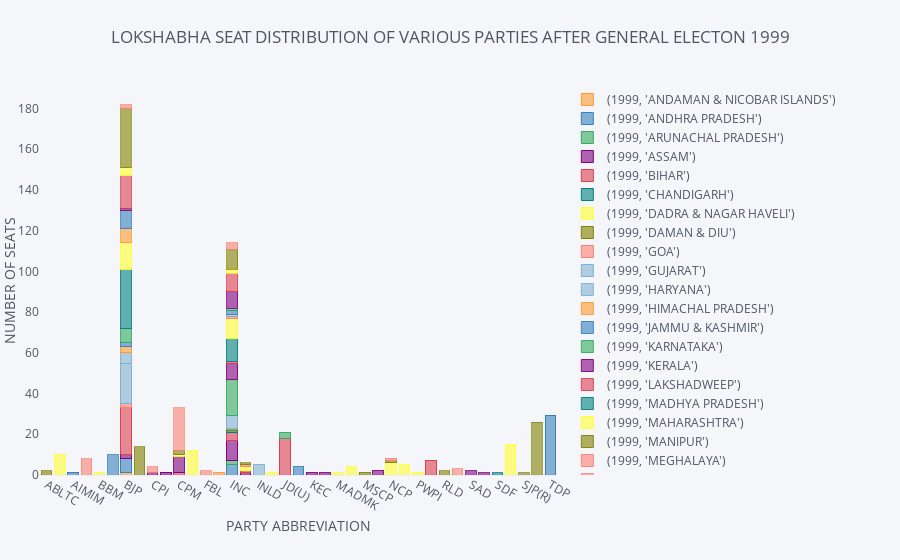

The cell this chart's notebook holds for it:
### Code cell
p.unstack(level=0).iplot(kind='bar',barmode='stack', subplots=False,width=700,margin=(40,40,85,85),yTitle='NUMBER OF SEATS',xTitle='PARTY ABBREVIATION',zTitle='STATES',title="LOKSHABHA SEAT DISTRIBUTION OF VARIOUS PARTIES AFTER GENERAL ELECTON 1999",showgrid=False)

### Figure 1 — Plotly figure (JSON) as saved in the notebook; plotly's stock layout.template omitted (floating-point values rounded to 4 significant figures)
{"data": [{"marker": {"color": "rgba(255, 153, 51, 0.6)", "line": {"color": "rgba(255, 153, 51, 1.0)", "width": 1}}, "name": "(1999, 'ANDAMAN & NICOBAR ISLANDS')", "orientation": "v", "text": "", "type": "bar", "x": ["ABLTC", "ADMK", "AIMIM", "AITC", "BBM", "BJD", "BJP", "BSP", "CPI", "CPI(ML)(L)", "CPM", "DMK", "FBL", "HVC", "INC", "IND", "INLD", "JD(S)", "JD(U)", "JKN", "KEC", "KEC(M)", "MADMK", "MDMK", "MSCP", "MUL", "NCP", "PMK", "PWPI", "RJD", "RLD", "RSP", "SAD", "SAD(M)", "SDF", "SHS", "SJP(R)", "SP", "TDP"], "y": ["", "", "", "", "", "", 1, "", "", "", "", "", "", "", "", "", "", "", "", "", "", "", "", "", "", "", "", "", "", "", "", "", "", "", "", "", "", "", ""]}, {"marker": {"color": "rgba(55, 128, 191, 0.6)", "line": {"color": "rgba(55, 128, 191, 1.0)", "width": 1}}, "name": "(1999, 'ANDHRA PRADESH')", "orientation": "v", "text": "", "type": "bar", "x": ["ABLTC", "ADMK", "AIMIM", "AITC", "BBM", "BJD", "BJP", "BSP", "CPI", "CPI(ML)(L)", "CPM", "DMK", "FBL", "HVC", "INC", "IND", "INLD", "JD(S)", "JD(U)", "JKN", "KEC", "KEC(M)", "MADMK", "MDMK", "MSCP", "MUL", "NCP", "PMK", "PWPI", "RJD", "RLD", "RSP", "SAD", "SAD(M)", "SDF", "SHS", "SJP(R)", "SP", "TDP"], "y": ["", "", 1, "", "", "", 7, "", "", "", "", "", "", "", 5, "", "", "", "", "", "", "", "", "", "", "", "", "", "", "", "", "", "", "", "", "", "", "", 29]}, {"marker": {"color": "rgba(50, 171, 96, 0.6)", "line": {"color": "rgba(50, 171, 96, 1.0)", "width": 1}}, "name": "(1999, 'ARUNACHAL PRADESH')", "orientation": "v", "text": "", "type": "bar", "x": ["ABLTC", "ADMK", "AIMIM", "AITC", "BBM", "BJD", "BJP", "BSP", "CPI", "CPI(ML)(L)", "CPM", "DMK", "FBL", "HVC", "INC", "IND", "INLD", "JD(S)", "JD(U)", "JKN", "KEC", "KEC(M)", "MADMK", "MDMK", "MSCP", "MUL", "NCP", "PMK", "PWPI", "RJD", "RLD", "RSP", "SAD", "SAD(M)", "SDF", "SHS", "SJP(R)", "SP", "TDP"], "y": ["", "", "", "", "", "", "", "", "", "", "", "", "", "", 2, "", "", "", "", "", "", "", "", "", "", "", "", "", "", "", "", "", "", "", "", "", "", "", ""]}, {"marker": {"color": "rgba(128, 0, 128, 0.6)", "line": {"color": "rgba(128, 0, 128, 1.0)", "width": 1}}, "name": "(1999, 'ASSAM')", "orientation": "v", "text": "", "type": "bar", "x": ["ABLTC", "ADMK", "AIMIM", "AITC", "BBM", "BJD", "BJP", "BSP", "CPI", "CPI(ML)(L)", "CPM", "DMK", "FBL", "HVC", "INC", "IND", "INLD", "JD(S)", "JD(U)", "JKN", "KEC", "KEC(M)", "MADMK", "MDMK", "MSCP", "MUL", "NCP", "PMK", "PWPI", "RJD", "RLD", "RSP", "SAD", "SAD(M)", "SDF", "SHS", "SJP(R)", "SP", "TDP"], "y": ["", "", "", "", "", "", 2, "", "", 1, "", "", "", "", 10, 1, "", "", "", "", "", "", "", "", "", "", "", "", "", "", "", "", "", "", "", "", "", "", ""]}, {"marker": {"color": "rgba(219, 64, 82, 0.6)", "line": {"color": "rgba(219, 64, 82, 1.0)", "width": 1}}, "name": "(1999, 'BIHAR')", "orientation": "v", "text": "", "type": "bar", "x": ["ABLTC", "ADMK", "AIMIM", "AITC", "BBM", "BJD", "BJP", "BSP", "CPI", "CPI(ML)(L)", "CPM", "DMK", "FBL", "HVC", "INC", "IND", "INLD", "JD(S)", "JD(U)", "JKN", "KEC", "KEC(M)", "MADMK", "MDMK", "MSCP", "MUL", "NCP", "PMK", "PWPI", "RJD", "RLD", "RSP", "SAD", "SAD(M)", "SDF", "SHS", "SJP(R)", "SP", "TDP"], "y": ["", "", "", "", "", "", 23, "", "", "", 1, "", "", "", 4, 1, "", "", 18, "", "", "", "", "", "", "", "", "", "", 7, "", "", "", "", "", "", "", "", ""]}, {"marker": {"color": "rgba(0, 128, 128, 0.6)", "line": {"color": "rgba(0, 128, 128, 1.0)", "width": 1}}, "name": "(1999, 'CHANDIGARH')", "orientation": "v", "text": "", "type": "bar", "x": ["ABLTC", "ADMK", "AIMIM", "AITC", "BBM", "BJD", "BJP", "BSP", "CPI", "CPI(ML)(L)", "CPM", "DMK", "FBL", "HVC", "INC", "IND", "INLD", "JD(S)", "JD(U)", "JKN", "KEC", "KEC(M)", "MADMK", "MDMK", "MSCP", "MUL", "NCP", "PMK", "PWPI", "RJD", "RLD", "RSP", "SAD", "SAD(M)", "SDF", "SHS", "SJP(R)", "SP", "TDP"], "y": ["", "", "", "", "", "", "", "", "", "", "", "", "", "", 1, "", "", "", "", "", "", "", "", "", "", "", "", "", "", "", "", "", "", "", "", "", "", "", ""]}, {"marker": {"color": "rgba(255, 255, 51, 0.6)", "line": {"color": "rgba(255, 255, 51, 1.0)", "width": 1}}, "name": "(1999, 'DADRA & NAGAR HAVELI')", "orientation": "v", "text": "", "type": "bar", "x": ["ABLTC", "ADMK", "AIMIM", "AITC", "BBM", "BJD", "BJP", "BSP", "CPI", "CPI(ML)(L)", "CPM", "DMK", "FBL", "HVC", "INC", "IND", "INLD", "JD(S)", "JD(U)", "JKN", "KEC", "KEC(M)", "MADMK", "MDMK", "MSCP", "MUL", "NCP", "PMK", "PWPI", "RJD", "RLD", "RSP", "SAD", "SAD(M)", "SDF", "SHS", "SJP(R)", "SP", "TDP"], "y": ["", "", "", "", "", "", "", "", "", "", "", "", "", "", "", 1, "", "", "", "", "", "", "", "", "", "", "", "", "", "", "", "", "", "", "", "", "", "", ""]}, {"marker": {"color": "rgba(128, 128, 0, 0.6)", "line": {"color": "rgba(128, 128, 0, 1.0)", "width": 1}}, "name": "(1999, 'DAMAN & DIU')", "orientation": "v", "text": "", "type": "bar", "x": ["ABLTC", "ADMK", "AIMIM", "AITC", "BBM", "BJD", "BJP", "BSP", "CPI", "CPI(ML)(L)", "CPM", "DMK", "FBL", "HVC", "INC", "IND", "INLD", "JD(S)", "JD(U)", "JKN", "KEC", "KEC(M)", "MADMK", "MDMK", "MSCP", "MUL", "NCP", "PMK", "PWPI", "RJD", "RLD", "RSP", "SAD", "SAD(M)", "SDF", "SHS", "SJP(R)", "SP", "TDP"], "y": ["", "", "", "", "", "", "", "", "", "", "", "", "", "", 1, "", "", "", "", "", "", "", "", "", "", "", "", "", "", "", "", "", "", "", "", "", "", "", ""]}, {"marker": {"color": "rgba(251, 128, 114, 0.6)", "line": {"color": "rgba(251, 128, 114, 1.0)", "width": 1}}, "name": "(1999, 'GOA')", "orientation": "v", "text": "", "type": "bar", "x": ["ABLTC", "ADMK", "AIMIM", "AITC", "BBM", "BJD", "BJP", "BSP", "CPI", "CPI(ML)(L)", "CPM", "DMK", "FBL", "HVC", "INC", "IND", "INLD", "JD(S)", "JD(U)", "JKN", "KEC", "KEC(M)", "MADMK", "MDMK", "MSCP", "MUL", "NCP", "PMK", "PWPI", "RJD", "RLD", "RSP", "SAD", "SAD(M)", "SDF", "SHS", "SJP(R)", "SP", "TDP"], "y": ["", "", "", "", "", "", 2, "", "", "", "", "", "", "", "", "", "", "", "", "", "", "", "", "", "", "", "", "", "", "", "", "", "", "", "", "", "", "", ""]}, {"marker": {"color": "rgba(128, 177, 211, 0.6)", "line": {"color": "rgba(128, 177, 211, 1.0)", "width": 1}}, "name": "(1999, 'GUJARAT')", "orientation": "v", "text": "", "type": "bar", "x": ["ABLTC", "ADMK", "AIMIM", "AITC", "BBM", "BJD", "BJP", "BSP", "CPI", "CPI(ML)(L)", "CPM", "DMK", "FBL", "HVC", "INC", "IND", "INLD", "JD(S)", "JD(U)", "JKN", "KEC", "KEC(M)", "MADMK", "MDMK", "MSCP", "MUL", "NCP", "PMK", "PWPI", "RJD", "RLD", "RSP", "SAD", "SAD(M)", "SDF", "SHS", "SJP(R)", "SP", "TDP"], "y": ["", "", "", "", "", "", 20, "", "", "", "", "", "", "", 6, "", "", "", "", "", "", "", "", "", "", "", "", "", "", "", "", "", "", "", "", "", "", "", ""]}, {"marker": {"color": "rgba(128, 177, 211, 0.6)", "line": {"color": "rgba(128, 177, 211, 0.89999999999999991)", "width": 1}}, "name": "(1999, 'HARYANA')", "orientation": "v", "text": "", "type": "bar", "x": ["ABLTC", "ADMK", "AIMIM", "AITC", "BBM", "BJD", "BJP", "BSP", "CPI", "CPI(ML)(L)", "CPM", "DMK", "FBL", "HVC", "INC", "IND", "INLD", "JD(S)", "JD(U)", "JKN", "KEC", "KEC(M)", "MADMK", "MDMK", "MSCP", "MUL", "NCP", "PMK", "PWPI", "RJD", "RLD", "RSP", "SAD", "SAD(M)", "SDF", "SHS", "SJP(R)", "SP", "TDP"], "y": ["", "", "", "", "", "", 5, "", "", "", "", "", "", "", "", "", 5, "", "", "", "", "", "", "", "", "", "", "", "", "", "", "", "", "", "", "", "", "", ""]}, {"marker": {"color": "rgba(255, 153, 51, 0.6)", "line": {"color": "rgba(255, 153, 51, 0.89999999999999991)", "width": 1}}, "name": "(1999, 'HIMACHAL PRADESH')", "orientation": "v", "text": "", "type": "bar", "x": ["ABLTC", "ADMK", "AIMIM", "AITC", "BBM", "BJD", "BJP", "BSP", "CPI", "CPI(ML)(L)", "CPM", "DMK", "FBL", "HVC", "INC", "IND", "INLD", "JD(S)", "JD(U)", "JKN", "KEC", "KEC(M)", "MADMK", "MDMK", "MSCP", "MUL", "NCP", "PMK", "PWPI", "RJD", "RLD", "RSP", "SAD", "SAD(M)", "SDF", "SHS", "SJP(R)", "SP", "TDP"], "y": ["", "", "", "", "", "", 3, "", "", "", "", "", "", 1, "", "", "", "", "", "", "", "", "", "", "", "", "", "", "", "", "", "", "", "", "", "", "", "", ""]}, {"marker": {"color": "rgba(55, 128, 191, 0.6)", "line": {"color": "rgba(55, 128, 191, 0.89999999999999991)", "width": 1}}, "name": "(1999, 'JAMMU & KASHMIR')", "orientation": "v", "text": "", "type": "bar", "x": ["ABLTC", "ADMK", "AIMIM", "AITC", "BBM", "BJD", "BJP", "BSP", "CPI", "CPI(ML)(L)", "CPM", "DMK", "FBL", "HVC", "INC", "IND", "INLD", "JD(S)", "JD(U)", "JKN", "KEC", "KEC(M)", "MADMK", "MDMK", "MSCP", "MUL", "NCP", "PMK", "PWPI", "RJD", "RLD", "RSP", "SAD", "SAD(M)", "SDF", "SHS", "SJP(R)", "SP", "TDP"], "y": ["", "", "", "", "", "", 2, "", "", "", "", "", "", "", "", "", "", "", "", 4, "", "", "", "", "", "", "", "", "", "", "", "", "", "", "", "", "", "", ""]}, {"marker": {"color": "rgba(50, 171, 96, 0.6)", "line": {"color": "rgba(50, 171, 96, 0.89999999999999991)", "width": 1}}, "name": "(1999, 'KARNATAKA')", "orientation": "v", "text": "", "type": "bar", "x": ["ABLTC", "ADMK", "AIMIM", "AITC", "BBM", "BJD", "BJP", "BSP", "CPI", "CPI(ML)(L)", "CPM", "DMK", "FBL", "HVC", "INC", "IND", "INLD", "JD(S)", "JD(U)", "JKN", "KEC", "KEC(M)", "MADMK", "MDMK", "MSCP", "MUL", "NCP", "PMK", "PWPI", "RJD", "RLD", "RSP", "SAD", "SAD(M)", "SDF", "SHS", "SJP(R)", "SP", "TDP"], "y": ["", "", "", "", "", "", 7, "", "", "", "", "", "", "", 18, "", "", "", 3, "", "", "", "", "", "", "", "", "", "", "", "", "", "", "", "", "", "", "", ""]}, {"marker": {"color": "rgba(128, 0, 128, 0.6)", "line": {"color": "rgba(128, 0, 128, 0.89999999999999991)", "width": 1}}, "name": "(1999, 'KERALA')", "orientation": "v", "text": "", "type": "bar", "x": ["ABLTC", "ADMK", "AIMIM", "AITC", "BBM", "BJD", "BJP", "BSP", "CPI", "CPI(ML)(L)", "CPM", "DMK", "FBL", "HVC", "INC", "IND", "INLD", "JD(S)", "JD(U)", "JKN", "KEC", "KEC(M)", "MADMK", "MDMK", "MSCP", "MUL", "NCP", "PMK", "PWPI", "RJD", "RLD", "RSP", "SAD", "SAD(M)", "SDF", "SHS", "SJP(R)", "SP", "TDP"], "y": ["", "", "", "", "", "", "", "", "", "", 8, "", "", "", 8, "", "", "", "", "", 1, 1, "", "", "", 2, "", "", "", "", "", "", "", "", "", "", "", "", ""]}, {"marker": {"color": "rgba(219, 64, 82, 0.6)", "line": {"color": "rgba(219, 64, 82, 0.89999999999999991)", "width": 1}}, "name": "(1999, 'LAKSHADWEEP')", "orientation": "v", "text": "", "type": "bar", "x": ["ABLTC", "ADMK", "AIMIM", "AITC", "BBM", "BJD", "BJP", "BSP", "CPI", "CPI(ML)(L)", "CPM", "DMK", "FBL", "HVC", "INC", "IND", "INLD", "JD(S)", "JD(U)", "JKN", "KEC", "KEC(M)", "MADMK", "MDMK", "MSCP", "MUL", "NCP", "PMK", "PWPI", "RJD", "RLD", "RSP", "SAD", "SAD(M)", "SDF", "SHS", "SJP(R)", "SP", "TDP"], "y": ["", "", "", "", "", "", "", "", "", "", "", "", "", "", 1, "", "", "", "", "", "", "", "", "", "", "", "", "", "", "", "", "", "", "", "", "", "", "", ""]}, {"marker": {"color": "rgba(0, 128, 128, 0.6)", "line": {"color": "rgba(0, 128, 128, 0.89999999999999991)", "width": 1}}, "name": "(1999, 'MADHYA PRADESH')", "orientation": "v", "text": "", "type": "bar", "x": ["ABLTC", "ADMK", "AIMIM", "AITC", "BBM", "BJD", "BJP", "BSP", "CPI", "CPI(ML)(L)", "CPM", "DMK", "FBL", "HVC", "INC", "IND", "INLD", "JD(S)", "JD(U)", "JKN", "KEC", "KEC(M)", "MADMK", "MDMK", "MSCP", "MUL", "NCP", "PMK", "PWPI", "RJD", "RLD", "RSP", "SAD", "SAD(M)", "SDF", "SHS", "SJP(R)", "SP", "TDP"], "y": ["", "", "", "", "", "", 29, "", "", "", "", "", "", "", 11, "", "", "", "", "", "", "", "", "", "", "", "", "", "", "", "", "", "", "", "", "", "", "", ""]}, {"marker": {"color": "rgba(255, 255, 51, 0.6)", "line": {"color": "rgba(255, 255, 51, 0.89999999999999991)", "width": 1}}, "name": "(1999, 'MAHARASHTRA')", "orientation": "v", "text": "", "type": "bar", "x": ["ABLTC", "ADMK", "AIMIM", "AITC", "BBM", "BJD", "BJP", "BSP", "CPI", "CPI(ML)(L)", "CPM", "DMK", "FBL", "HVC", "INC", "IND", "INLD", "JD(S)", "JD(U)", "JKN", "KEC", "KEC(M)", "MADMK", "MDMK", "MSCP", "MUL", "NCP", "PMK", "PWPI", "RJD", "RLD", "RSP", "SAD", "SAD(M)", "SDF", "SHS", "SJP(R)", "SP", "TDP"], "y": ["", "", "", "", 1, "", 13, "", "", "", "", "", "", "", 10, 1, "", 1, "", "", "", "", "", "", "", "", 6, "", 1, "", "", "", "", "", "", 15, "", "", ""]}, {"marker": {"color": "rgba(128, 128, 0, 0.6)", "line": {"color": "rgba(128, 128, 0, 0.89999999999999991)", "width": 1}}, "name": "(1999, 'MANIPUR')", "orientation": "v", "text": "", "type": "bar", "x": ["ABLTC", "ADMK", "AIMIM", "AITC", "BBM", "BJD", "BJP", "BSP", "CPI", "CPI(ML)(L)", "CPM", "DMK", "FBL", "HVC", "INC", "IND", "INLD", "JD(S)", "JD(U)", "JKN", "KEC", "KEC(M)", "MADMK", "MDMK", "MSCP", "MUL", "NCP", "PMK", "PWPI", "RJD", "RLD", "RSP", "SAD", "SAD(M)", "SDF", "SHS", "SJP(R)", "SP", "TDP"], "y": ["", "", "", "", "", "", "", "", "", "", "", "", "", "", "", "", "", "", "", "", "", "", "", "", 1, "", 1, "", "", "", "", "", "", "", "", "", "", "", ""]}, {"marker": {"color": "rgba(251, 128, 114, 0.6)", "line": {"color": "rgba(251, 128, 114, 0.89999999999999991)", "width": 1}}, "name": "(1999, 'MEGHALAYA')", "orientation": "v", "text": "", "type": "bar", "x": ["ABLTC", "ADMK", "AIMIM", "AITC", "BBM", "BJD", "BJP", "BSP", "CPI", "CPI(ML)(L)", "CPM", "DMK", "FBL", "HVC", "INC", "IND", "INLD", "JD(S)", "JD(U)", "JKN", "KEC", "KEC(M)", "MADMK", "MDMK", "MSCP", "MUL", "NCP", "PMK", "PWPI", "RJD", "RLD", "RSP", "SAD", "SAD(M)", "SDF", "SHS", "SJP(R)", "SP", "TDP"], "y": ["", "", "", "", "", "", "", "", "", "", "", "", "", "", 1, "", "", "", "", "", "", "", "", "", "", "", 1, "", "", "", "", "", "", "", "", "", "", "", ""]}, {"marker": {"color": "rgba(251, 128, 114, 0.6)", "line": {"color": "rgba(251, 128, 114, 0.79999999999999982)", "width": 1}}, "name": "(1999, 'MIZORAM')", "orientation": "v", "text": "", "type": "bar", "x": ["ABLTC", "ADMK", "AIMIM", "AITC", "BBM", "BJD", "BJP", "BSP", "CPI", "CPI(ML)(L)", "CPM", "DMK", "FBL", "HVC", "INC", "IND", "INLD", "JD(S)", "JD(U)", "JKN", "KEC", "KEC(M)", "MADMK", "MDMK", "MSCP", "MUL", "NCP", "PMK", "PWPI", "RJD", "RLD", "RSP", "SAD", "SAD(M)", "SDF", "SHS", "SJP(R)", "SP", "TDP"], "y": ["", "", "", "", "", "", "", "", "", "", "", "", "", "", "", 1, "", "", "", "", "", "", "", "", "", "", "", "", "", "", "", "", "", "", "", "", "", "", ""]}, {"marker": {"color": "rgba(128, 177, 211, 0.6)", "line": {"color": "rgba(128, 177, 211, 0.79999999999999982)", "width": 1}}, "name": "(1999, 'NAGALAND')", "orientation": "v", "text": "", "type": "bar", "x": ["ABLTC", "ADMK", "AIMIM", "AITC", "BBM", "BJD", "BJP", "BSP", "CPI", "CPI(ML)(L)", "CPM", "DMK", "FBL", "HVC", "INC", "IND", "INLD", "JD(S)", "JD(U)", "JKN", "KEC", "KEC(M)", "MADMK", "MDMK", "MSCP", "MUL", "NCP", "PMK", "PWPI", "RJD", "RLD", "RSP", "SAD", "SAD(M)", "SDF", "SHS", "SJP(R)", "SP", "TDP"], "y": ["", "", "", "", "", "", "", "", "", "", "", "", "", "", 1, "", "", "", "", "", "", "", "", "", "", "", "", "", "", "", "", "", "", "", "", "", "", "", ""]}, {"marker": {"color": "rgba(255, 153, 51, 0.6)", "line": {"color": "rgba(255, 153, 51, 0.79999999999999982)", "width": 1}}, "name": "(1999, 'NATIONAL CAPITAL TERRITORY OF DELHI')", "orientation": "v", "text": "", "type": "bar", "x": ["ABLTC", "ADMK", "AIMIM", "AITC", "BBM", "BJD", "BJP", "BSP", "CPI", "CPI(ML)(L)", "CPM", "DMK", "FBL", "HVC", "INC", "IND", "INLD", "JD(S)", "JD(U)", "JKN", "KEC", "KEC(M)", "MADMK", "MDMK", "MSCP", "MUL", "NCP", "PMK", "PWPI", "RJD", "RLD", "RSP", "SAD", "SAD(M)", "SDF", "SHS", "SJP(R)", "SP", "TDP"], "y": ["", "", "", "", "", "", 7, "", "", "", "", "", "", "", "", "", "", "", "", "", "", "", "", "", "", "", "", "", "", "", "", "", "", "", "", "", "", "", ""]}, {"marker": {"color": "rgba(55, 128, 191, 0.6)", "line": {"color": "rgba(55, 128, 191, 0.79999999999999982)", "width": 1}}, "name": "(1999, 'ORISSA')", "orientation": "v", "text": "", "type": "bar", "x": ["ABLTC", "ADMK", "AIMIM", "AITC", "BBM", "BJD", "BJP", "BSP", "CPI", "CPI(ML)(L)", "CPM", "DMK", "FBL", "HVC", "INC", "IND", "INLD", "JD(S)", "JD(U)", "JKN", "KEC", "KEC(M)", "MADMK", "MDMK", "MSCP", "MUL", "NCP", "PMK", "PWPI", "RJD", "RLD", "RSP", "SAD", "SAD(M)", "SDF", "SHS", "SJP(R)", "SP", "TDP"], "y": ["", "", "", "", "", 10, 9, "", "", "", "", "", "", "", 2, "", "", "", "", "", "", "", "", "", "", "", "", "", "", "", "", "", "", "", "", "", "", "", ""]}, {"marker": {"color": "rgba(50, 171, 96, 0.6)", "line": {"color": "rgba(50, 171, 96, 0.79999999999999982)", "width": 1}}, "name": "(1999, 'PONDICHERRY')", "orientation": "v", "text": "", "type": "bar", "x": ["ABLTC", "ADMK", "AIMIM", "AITC", "BBM", "BJD", "BJP", "BSP", "CPI", "CPI(ML)(L)", "CPM", "DMK", "FBL", "HVC", "INC", "IND", "INLD", "JD(S)", "JD(U)", "JKN", "KEC", "KEC(M)", "MADMK", "MDMK", "MSCP", "MUL", "NCP", "PMK", "PWPI", "RJD", "RLD", "RSP", "SAD", "SAD(M)", "SDF", "SHS", "SJP(R)", "SP", "TDP"], "y": ["", "", "", "", "", "", "", "", "", "", "", "", "", "", 1, "", "", "", "", "", "", "", "", "", "", "", "", "", "", "", "", "", "", "", "", "", "", "", ""]}, {"marker": {"color": "rgba(128, 0, 128, 0.6)", "line": {"color": "rgba(128, 0, 128, 0.79999999999999982)", "width": 1}}, "name": "(1999, 'PUNJAB')", "orientation": "v", "text": "", "type": "bar", "x": ["ABLTC", "ADMK", "AIMIM", "AITC", "BBM", "BJD", "BJP", "BSP", "CPI", "CPI(ML)(L)", "CPM", "DMK", "FBL", "HVC", "INC", "IND", "INLD", "JD(S)", "JD(U)", "JKN", "KEC", "KEC(M)", "MADMK", "MDMK", "MSCP", "MUL", "NCP", "PMK", "PWPI", "RJD", "RLD", "RSP", "SAD", "SAD(M)", "SDF", "SHS", "SJP(R)", "SP", "TDP"], "y": ["", "", "", "", "", "", 1, "", 1, "", "", "", "", "", 8, "", "", "", "", "", "", "", "", "", "", "", "", "", "", "", "", "", 2, 1, "", "", "", "", ""]}, {"marker": {"color": "rgba(219, 64, 82, 0.6)", "line": {"color": "rgba(219, 64, 82, 0.79999999999999982)", "width": 1}}, "name": "(1999, 'RAJASTHAN')", "orientation": "v", "text": "", "type": "bar", "x": ["ABLTC", "ADMK", "AIMIM", "AITC", "BBM", "BJD", "BJP", "BSP", "CPI", "CPI(ML)(L)", "CPM", "DMK", "FBL", "HVC", "INC", "IND", "INLD", "JD(S)", "JD(U)", "JKN", "KEC", "KEC(M)", "MADMK", "MDMK", "MSCP", "MUL", "NCP", "PMK", "PWPI", "RJD", "RLD", "RSP", "SAD", "SAD(M)", "SDF", "SHS", "SJP(R)", "SP", "TDP"], "y": ["", "", "", "", "", "", 16, "", "", "", "", "", "", "", 9, "", "", "", "", "", "", "", "", "", "", "", "", "", "", "", "", "", "", "", "", "", "", "", ""]}, {"marker": {"color": "rgba(0, 128, 128, 0.6)", "line": {"color": "rgba(0, 128, 128, 0.79999999999999982)", "width": 1}}, "name": "(1999, 'SIKKIM')", "orientation": "v", "text": "", "type": "bar", "x": ["ABLTC", "ADMK", "AIMIM", "AITC", "BBM", "BJD", "BJP", "BSP", "CPI", "CPI(ML)(L)", "CPM", "DMK", "FBL", "HVC", "INC", "IND", "INLD", "JD(S)", "JD(U)", "JKN", "KEC", "KEC(M)", "MADMK", "MDMK", "MSCP", "MUL", "NCP", "PMK", "PWPI", "RJD", "RLD", "RSP", "SAD", "SAD(M)", "SDF", "SHS", "SJP(R)", "SP", "TDP"], "y": ["", "", "", "", "", "", "", "", "", "", "", "", "", "", "", "", "", "", "", "", "", "", "", "", "", "", "", "", "", "", "", "", "", "", 1, "", "", "", ""]}, {"marker": {"color": "rgba(255, 255, 51, 0.6)", "line": {"color": "rgba(255, 255, 51, 0.79999999999999982)", "width": 1}}, "name": "(1999, 'TAMIL NADU')", "orientation": "v", "text": "", "type": "bar", "x": ["ABLTC", "ADMK", "AIMIM", "AITC", "BBM", "BJD", "BJP", "BSP", "CPI", "CPI(ML)(L)", "CPM", "DMK", "FBL", "HVC", "INC", "IND", "INLD", "JD(S)", "JD(U)", "JKN", "KEC", "KEC(M)", "MADMK", "MDMK", "MSCP", "MUL", "NCP", "PMK", "PWPI", "RJD", "RLD", "RSP", "SAD", "SAD(M)", "SDF", "SHS", "SJP(R)", "SP", "TDP"], "y": ["", 10, "", "", "", "", 4, "", "", "", 1, 12, "", "", 2, "", "", "", "", "", "", "", 1, 4, "", "", "", 5, "", "", "", "", "", "", "", "", "", "", ""]}, {"marker": {"color": "rgba(128, 128, 0, 0.6)", "line": {"color": "rgba(128, 128, 0, 0.79999999999999982)", "width": 1}}, "name": "(1999, 'TRIPURA')", "orientation": "v", "text": "", "type": "bar", "x": ["ABLTC", "ADMK", "AIMIM", "AITC", "BBM", "BJD", "BJP", "BSP", "CPI", "CPI(ML)(L)", "CPM", "DMK", "FBL", "HVC", "INC", "IND", "INLD", "JD(S)", "JD(U)", "JKN", "KEC", "KEC(M)", "MADMK", "MDMK", "MSCP", "MUL", "NCP", "PMK", "PWPI", "RJD", "RLD", "RSP", "SAD", "SAD(M)", "SDF", "SHS", "SJP(R)", "SP", "TDP"], "y": ["", "", "", "", "", "", "", "", "", "", 2, "", "", "", "", "", "", "", "", "", "", "", "", "", "", "", "", "", "", "", "", "", "", "", "", "", "", "", ""]}, {"marker": {"color": "rgba(128, 128, 0, 0.6)", "line": {"color": "rgba(128, 128, 0, 0.69999999999999996)", "width": 1}}, "name": "(1999, 'UTTAR PRADESH')", "orientation": "v", "text": "", "type": "bar", "x": ["ABLTC", "ADMK", "AIMIM", "AITC", "BBM", "BJD", "BJP", "BSP", "CPI", "CPI(ML)(L)", "CPM", "DMK", "FBL", "HVC", "INC", "IND", "INLD", "JD(S)", "JD(U)", "JKN", "KEC", "KEC(M)", "MADMK", "MDMK", "MSCP", "MUL", "NCP", "PMK", "PWPI", "RJD", "RLD", "RSP", "SAD", "SAD(M)", "SDF", "SHS", "SJP(R)", "SP", "TDP"], "y": [2, "", "", "", "", "", 29, 14, "", "", "", "", "", "", 10, 1, "", "", "", "", "", "", "", "", "", "", "", "", "", "", 2, "", "", "", "", "", 1, 26, ""]}, {"marker": {"color": "rgba(251, 128, 114, 0.6)", "line": {"color": "rgba(251, 128, 114, 0.69999999999999996)", "width": 1}}, "name": "(1999, 'WEST BENGAL')", "orientation": "v", "text": "", "type": "bar", "x": ["ABLTC", "ADMK", "AIMIM", "AITC", "BBM", "BJD", "BJP", "BSP", "CPI", "CPI(ML)(L)", "CPM", "DMK", "FBL", "HVC", "INC", "IND", "INLD", "JD(S)", "JD(U)", "JKN", "KEC", "KEC(M)", "MADMK", "MDMK", "MSCP", "MUL", "NCP", "PMK", "PWPI", "RJD", "RLD", "RSP", "SAD", "SAD(M)", "SDF", "SHS", "SJP(R)", "SP", "TDP"], "y": ["", "", "", 8, "", "", 2, "", 3, "", 21, "", 2, "", 3, "", "", "", "", "", "", "", "", "", "", "", "", "", "", "", "", 3, "", "", "", "", "", "", ""]}], "layout": {"barmode": "stack", "legend": {"bgcolor": "#F5F6F9", "font": {"color": "#4D5663"}, "traceorder": "normal"}, "margin": {"b": 85, "l": 40, "r": 40, "t": 85}, "paper_bgcolor": "#F5F6F9", "plot_bgcolor": "#F5F6F9", "title": "LOKSHABHA SEAT DISTRIBUTION OF VARIOUS PARTIES AFTER GENERAL ELECTON 1999", "titlefont": {"color": "#4D5663"}, "xaxis1": {"gridcolor": "#E1E5ED", "showgrid": false, "tickfont": {"color": "#4D5663"}, "title": "PARTY ABBREVIATION", "titlefont": {"color": "#4D5663"}, "zerolinecolor": "#E1E5ED"}, "yaxis1": {"gridcolor": "#E1E5ED", "showgrid": false, "tickfont": {"color": "#4D5663"}, "title": "NUMBER OF SEATS", "titlefont": {"color": "#4D5663"}, "zerolinecolor": "#E1E5ED"}}}
